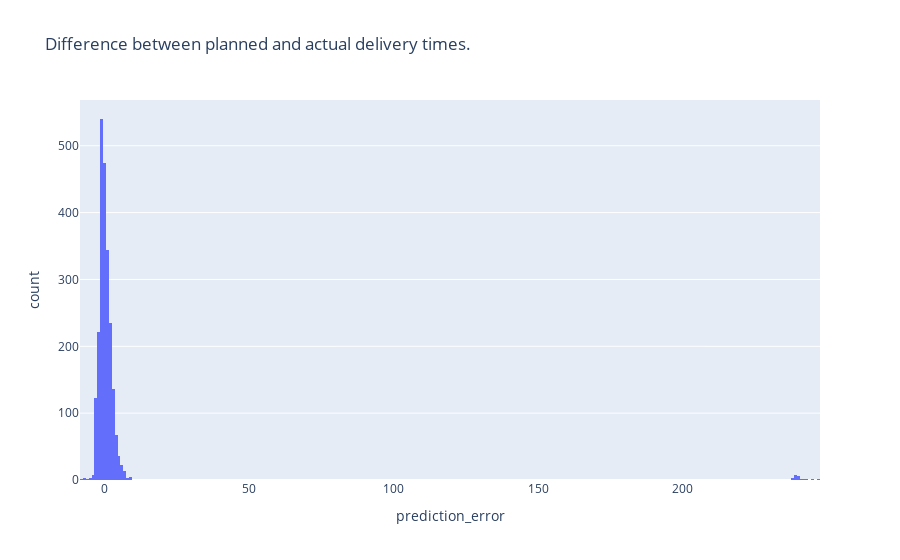

Source (notebook cell):
### Code cell
fig = px.histogram(merged_data, x="prediction_error", title="Difference between planned and actual delivery times.")
fig.update_traces(xbins=dict(size=1))
fig.show()

### Figure 1 — Plotly figure (JSON) as saved in the notebook; plotly's stock layout.template omitted (floating-point values rounded to 4 significant figures; data arrays with more than 128 entries replaced by an {"elided": "..."} marker saying what was removed)
{"data": [{"bingroup": "x", "hovertemplate": "prediction_error=%{x}<br>count=%{y}<extra></extra>", "legendgroup": "", "marker": {"color": "#636efa", "pattern": {"shape": ""}}, "name": "", "orientation": "v", "showlegend": false, "type": "histogram", "x": {"elided": "2257 int values"}, "xaxis": "x", "xbins": {"size": 1}, "yaxis": "y"}], "layout": {"barmode": "relative", "legend": {"tracegroupgap": 0}, "title": {"text": "Difference between planned and actual delivery times."}, "xaxis": {"anchor": "y", "domain": [0, 1], "title": {"text": "prediction_error"}}, "yaxis": {"anchor": "x", "domain": [0, 1], "title": {"text": "count"}}}}
